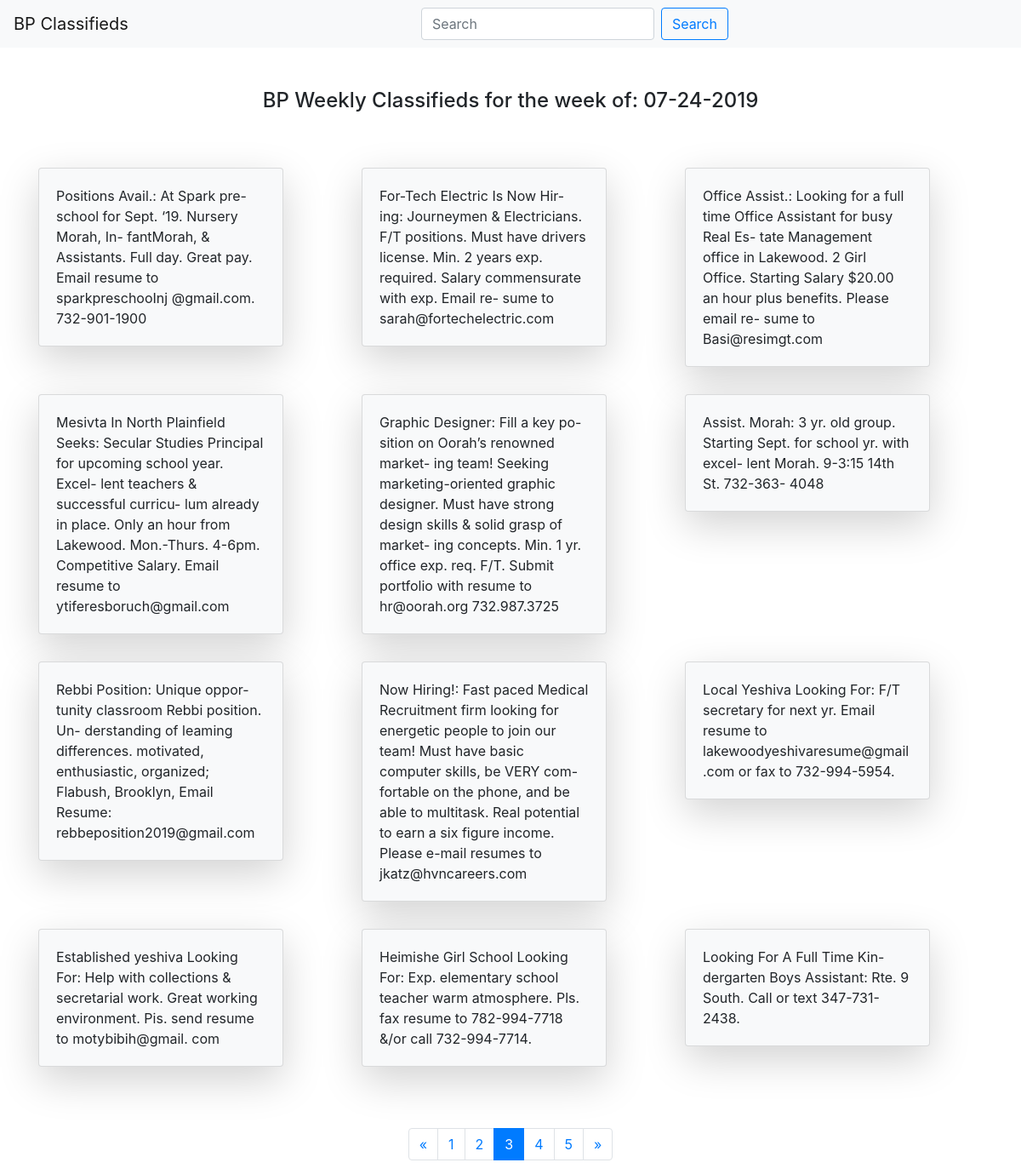
/?page=3, run on the app's committed database.
### weekly_classifieds/models.py (models this page shows, shortened)
class Date(models.Model):
    week_date = models.CharField(max_length=30)

class JobPosts(models.Model):
    job_post = models.TextField()

### weekly_classifieds/views.py (the view)
# urls.py: path('', index, name='index'),
def index(request):
    all_posts = JobPosts.objects.all()
    try:
        paginator = Paginator(all_posts, 12)
        page = request.GET.get('page', 1)
        all_posts = paginator.page(page)
    except:
            pass
    context = {
        'all_posts': all_posts,
        'date': Date.objects.all()[0],
    }
    return render(request, 'weekly_classifieds/index.html', context=context)

### weekly_classifieds/templates/weekly_classifieds/index.html (shortened to what this page needs)
<!DOCTYPE html>
<html lang="en">
<head>
    <link href="//maxcdn.bootstrapcdn.com/bootstrap/4.1.1/css/bootstrap.min.css" rel="stylesheet" id="bootstrap-css">
</head>
<body>
    <nav class="navbar navbar-expand-lg navbar-light bg-light">
            <a class="navbar-brand" href="{% url 'index' %}">BP Classifieds</a>
            <div class="collapse navbar-collapse" id="navbarTogglerDemo02">
              <form class="form-inline my-2 my-lg-0 mx-auto" action="{% url 'search_results' %}" method="GET">{% csrf_token %}
                <input class="form-control mr-sm-2" name="q" value="{{ request.GET.q }}" type="search" placeholder="Search" required>
                <button class="btn btn-outline-primary my-2 my-sm-0" type="submit">Search</button>
              </form>
            </div>
          </nav>
<div class="container pt-5">
    <h4 class="text-center pb-5">BP Weekly Classifieds for the week of: {{ date.week_date }}</h4>
    <div class="row">
{% for post in all_posts %}
        <div class="col-sm-4 py-2">
            <div class="card bg-light mb-3 shadow-lg rounded" style="max-width: 18rem;">
                <div class="card-body">
                    <p class="card-text">{{ post.job_post }}</p>
                </div>
            </div>
        </div>
{% endfor %}
    </div>
</div>
{% if all_posts.has_other_pages %}
<div class="container d-flex justify-content-center pt-5">
<nav aria-label="Page navigation example">
        <ul class="pagination">
            {% if all_posts.has_previous %}
                <li class="page-item"><a class="page-link" href="?page={{ all_posts.previous_page_number }}{% if query %}&q={{ query }}{% endif %}"><span aria-hidden="true">&laquo;</span></a></li>
            {% else %}
                <li class="page-item disabled"><a class="page-link" ><span aria-hidden="true">&laquo;</span></a></li>
            {% endif %}
            {% for n in all_posts.paginator.page_range %}
                {% if all_posts.number == n %}
                    <li class="page-item active">
                    <span class="page-link">{{ n }}<span class="sr-only">(current)</span></span>
                    </li>
                {% elif n > all_posts.number|add:'-3' and n < all_posts.number|add:'3' %}
                    <li class="page-item"><a class="page-link" href="?page={{ n }}{% if query %}&q={{ query }}{% endif %}">{{ n }}</a></li>
                {% endif %}
            {% endfor %}
            {% if all_posts.has_next %}
                <li class="page-item"><a class="page-link" href="?page={{ all_posts.next_page_number }}{% if query %}&q={{ query }}{% endif %}"><span aria-hidden="true">&raquo;</span></a></li>
            {% else %}
            <li class="page-item disabled"><a class="page-link" ><span aria-hidden="true">&raquo;</span></a></li>
            {% endif %}
        </ul>
    </nav>
    </div>
    {% endif %}
</body>
</html>

### data on the page
Date: week_date "07-24-2019"
JobPosts: job_post "Positions Avail.: At Spark pre- school for Sept. ‘19. Nursery Morah, In- fantMorah, & Assistants. Full day. Great pay. Email resume to sparkpreschooInj @gmail.com. 732-901-1900"
JobPosts: job_post "For-Tech Electric Is Now Hir- ing: Journeymen & Electricians. F/T positions. Must have drivers license. Min. 2 years exp. required. Salary commensurate with exp. Email re- sume to sarah@fortechelectric.com"
JobPosts: job_post "Office Assist.: Looking for a full time Office Assistant for busy Real Es- tate Management office in Lakewood. 2 Girl Office. Starting Salary $20.00 an hour plus benefits. Please email re- sume to Basi@resimgt.com"
JobPosts: job_post "Mesivta In North Plainfield Seeks: Secular Studies Principal for upcoming school year. Excel- lent teachers & successful curricu- lum already in place. Only an hour from Lakewood. Mon.-Thurs. 4-6pm. Competitive Salary. Email resume to ytiferesboruch@gmail.com"
JobPosts: job_post "Graphic Designer: Fill a key po- sition on Oorah’s renowned market- ing team! Seeking marketing-oriented graphic designer. Must have strong design skills & solid grasp of market- ing concepts. Min. 1 yr. office exp. req. F/T. Submit portfolio with resume to hr@oorah.org 732.987.3725"
JobPosts: job_post "Assist. Morah: 3 yr. old group. Starting Sept. for school yr. with excel- lent Morah. 9-3:15 14th St. 732-363- 4048"
JobPosts: job_post "Rebbi Position: Unique oppor- tunity classroom Rebbi position. Un- derstanding of leaming differences. motivated, enthusiastic, organized; Flabush, Brooklyn, Email Resume: rebbeposition2019@gmail.com"
JobPosts: job_post "Now Hiring!: Fast paced Medical Recruitment firm looking for energetic people to join our team! Must have basic computer skills, be VERY com- fortable on the phone, and be able to multitask. Real potential to earn a six figure income. Please e-mail resumes to jkatz@hvncareers.com"
JobPosts: job_post "Local Yeshiva Looking For: F/T secretary for next yr. Email resume to lakewoodyeshivaresume@gmail.com or fax to 732-994-5954."
JobPosts: job_post "Established yeshiva Looking For: Help with collections & secretarial work. Great working environment. Pis. send resume to motybibih@gmail. com"
JobPosts: job_post "Heimishe Girl School Looking For: Exp. elementary school teacher warm atmosphere. Pls. fax resume to 782-994-7718 &/or call 732-994-7714."
JobPosts: job_post "Looking For A Full Time Kin- dergarten Boys Assistant: Rte. 9 South. Call or text 347-731-2438."

### other printed values
{{ n }} "1" "2" "4" "5"
{{ n }} "3"
